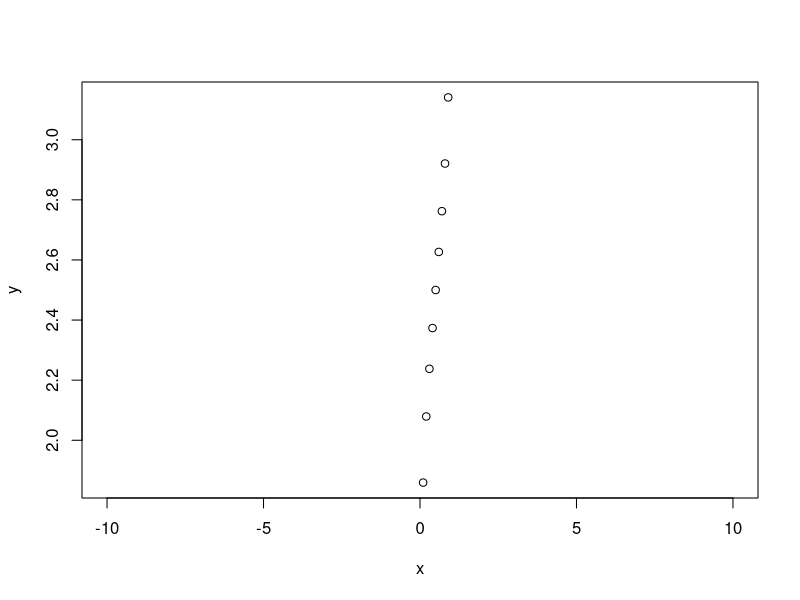

The R source for this figure:
# Create a sequence of numbers between -10 and 10 incrementing by 0.1.
x <- seq(-10, 10, by = .1)

# Choose the mean as 2.5 and standard deviation as 0.5.
y <- qnorm(x, mean = 2.5, sd = 0.5)

# Give the chart file a name.
png(file = "qnorm.png")

plot(x,y)

# Save the file.
dev.off()